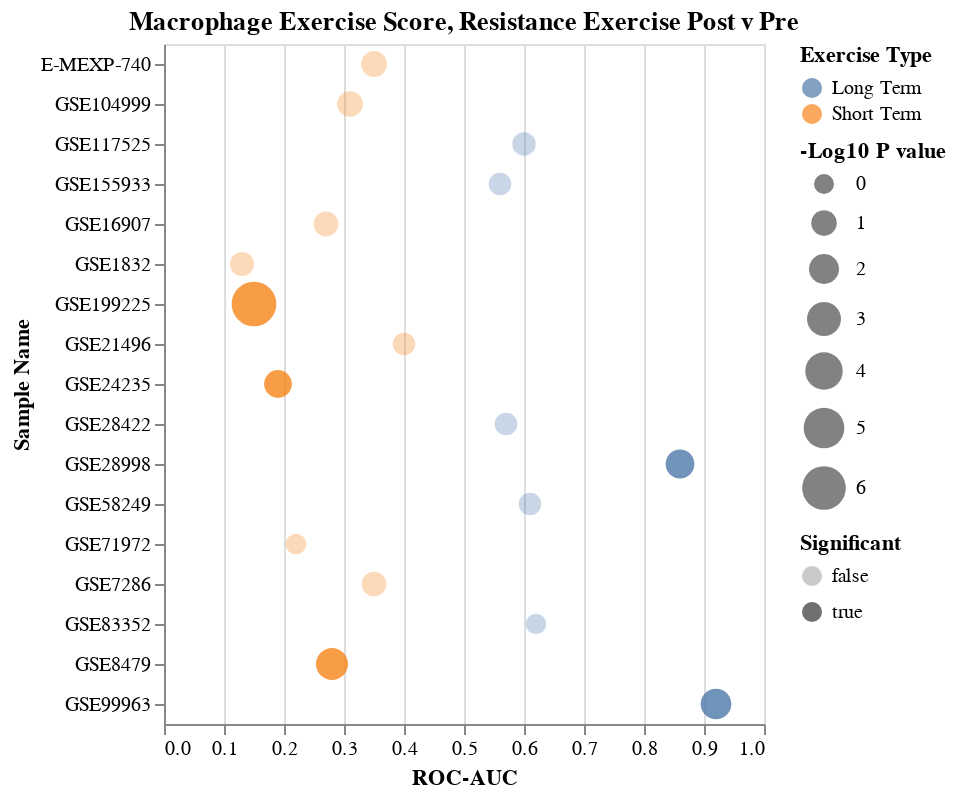

Notebook cell for this chart:
### Markdown cell above
## Figure 4 A

### Code cell
resLst=list(data2[data2['Exercise Type']=='resistance'].index)
saveName='MacrophageExerciseDotPlot_Resistance_Training_log10Pval.svg'
title='Macrophage Exercise Score, Resistance Exercise Post v Pre'
save=True
dfIn=df.loc[resLst]

chart=makeDotPlot(dfIn,saveName=saveName,title=title,rev=False,save=save)
chart

### Figure 1 — Vega-Lite specification as saved in the notebook (floating-point values rounded to 4 significant figures)
{"config": {"view": {"continuousWidth": 300, "continuousHeight": 300}}, "data": {"name": "data-70dae112ba5c0cc8fa1980c20f7e56c1"}, "mark": {"type": "circle"}, "encoding": {"color": {"field": "Exercise Type", "type": "nominal"}, "opacity": {"field": "Significant", "type": "nominal"}, "size": {"field": "-Log10 P value", "scale": {"range": [100, 500], "reverse": false}, "type": "quantitative"}, "x": {"field": "ROC-AUC", "scale": {"domain": [0, 1]}, "type": "quantitative"}, "y": {"field": "Sample Name", "type": "nominal"}}, "title": "Macrophage Exercise Score, Resistance Exercise Post v Pre", "$schema": "https://vega.github.io/schema/vega-lite/v5.8.0.json", "datasets": {"data-70dae112ba5c0cc8fa1980c20f7e56c1": [{"Sample Name": "GSE21496", "Num Samples": 21, "ROC-AUC": 0.4, "Pval": 0.368, "Exercise Type": "Short Term", "-Log10 P value": 0.4342, "Significant": false}, {"Sample Name": "GSE71972", "Num Samples": 16, "ROC-AUC": 0.22, "Pval": 0.767, "Exercise Type": "Short Term", "-Log10 P value": 0.1152, "Significant": false}, {"Sample Name": "E-MEXP-740", "Num Samples": 32, "ROC-AUC": 0.35, "Pval": 0.0856, "Exercise Type": "Short Term", "-Log10 P value": 1.068, "Significant": false}, {"Sample Name": "GSE7286", "Num Samples": 18, "ROC-AUC": 0.35, "Pval": 0.164, "Exercise Type": "Short Term", "-Log10 P value": 0.7852, "Significant": false}, {"Sample Name": "GSE24235", "Num Samples": 21, "ROC-AUC": 0.19, "Pval": 0.0333, "Exercise Type": "Short Term", "-Log10 P value": 1.478, "Significant": true}, {"Sample Name": "GSE104999", "Num Samples": 24, "ROC-AUC": 0.31, "Pval": 0.0909, "Exercise Type": "Short Term", "-Log10 P value": 1.041, "Significant": false}, {"Sample Name": "GSE199225", "Num Samples": 60, "ROC-AUC": 0.15, "Pval": 4.15e-07, "Exercise Type": "Short Term", "-Log10 P value": 6.382, "Significant": true}, {"Sample Name": "GSE1832", "Num Samples": 8, "ROC-AUC": 0.13, "Pval": 0.203, "Exercise Type": "Short Term", "-Log10 P value": 0.6925, "Significant": false}, {"Sample Name": "GSE8479", "Num Samples": 39, "ROC-AUC": 0.28, "Pval": 0.00319, "Exercise Type": "Short Term", "-Log10 P value": 2.496, "Significant": true}, {"Sample Name": "GSE16907", "Num Samples": 16, "ROC-AUC": 0.27, "Pval": 0.135, "Exercise Type": "Short Term", "-Log10 P value": 0.8697, "Significant": false}, {"Sample Name": "GSE28998", "Num Samples": 14, "ROC-AUC": 0.86, "Pval": 0.0198, "Exercise Type": "Long Term", "-Log10 P value": 1.703, "Significant": true}, {"Sample Name": "GSE58249", "Num Samples": 14, "ROC-AUC": 0.61, "Pval": 0.406, "Exercise Type": "Long Term", "-Log10 P value": 0.3915, "Significant": false}, {"Sample Name": "GSE99963", "Num Samples": 14, "ROC-AUC": 0.92, "Pval": 0.00713, "Exercise Type": "Long Term", "-Log10 P value": 2.147, "Significant": true}, {"Sample Name": "GSE28422", "Num Samples": 54, "ROC-AUC": 0.57, "Pval": 0.345, "Exercise Type": "Long Term", "-Log10 P value": 0.4622, "Significant": false}, {"Sample Name": "GSE83352", "Num Samples": 8, "ROC-AUC": 0.62, "Pval": 0.845, "Exercise Type": "Long Term", "-Log10 P value": 0.07314, "Significant": false}, {"Sample Name": "GSE155933", "Num Samples": 193, "ROC-AUC": 0.56, "Pval": 0.357, "Exercise Type": "Long Term", "-Log10 P value": 0.4473, "Significant": false}, {"Sample Name": "GSE117525", "Num Samples": 46, "ROC-AUC": 0.6, "Pval": 0.247, "Exercise Type": "Long Term", "-Log10 P value": 0.6073, "Significant": false}]}}
